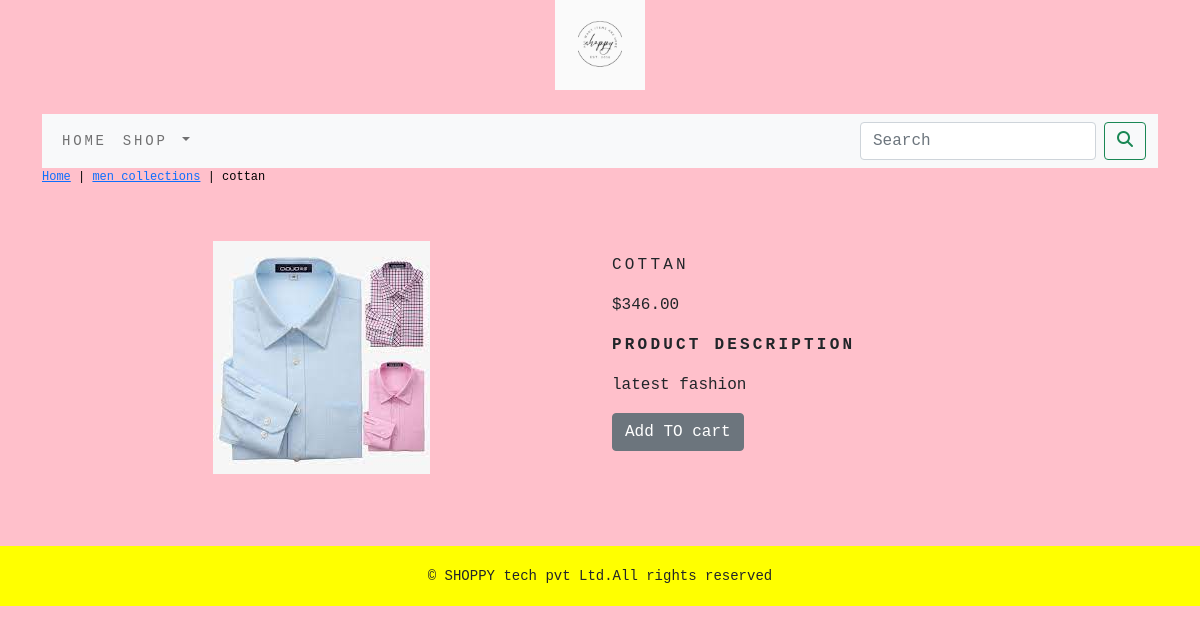
/shoppingapp/men-collections/cottan/, run on the app's committed database.
### shoppingapp/models.py (models this page shows, shortened)
class product(models.Model):
    name=models.CharField(max_length=250,unique=True)
    slug=models.SlugField(max_length=250,unique=True)
    description=models.TextField(blank=True)
    price=models.DecimalField(max_digits=10,decimal_places=2)
    category=models.ForeignKey(category,on_delete=models.CASCADE)
    image=models.ImageField(upload_to='product',blank=True)
    stock=models.IntegerField()
    available=models.BooleanField(default=True)
    created=models.DateTimeField(auto_now_add=True)
    updated=models.DateTimeField(auto_now=True)
    class Meta:
        ordering = ('name',)
        verbose_name = 'product'
        verbose_name_plural = 'products'

class category(models.Model):
    name=models.CharField(max_length=250,unique=True)
    slug=models.SlugField(max_length=250,unique=True)
    description=models.TextField(blank=True)
    image=models.ImageField(upload_to='category',blank=True)
    class Meta:
        ordering=('name',)
        verbose_name='category'
        verbose_name_plural='categories'
    def get_url(self):
        return reverse('shoppingapp:product_by_category',args=[self.slug])
    def __str__(self):
        return '{}'.format(self.name)

### shoppingapp/views.py (the view)
# urls.py: path('<slug:c_slug>/<slug:product_slug>/', views.proDetail, name='prodcatdetail'),
def proDetail(request,c_slug,product_slug):
    try:
        products=product.objects.get(category__slug=c_slug,slug=product_slug)
    except Exception as e:
        raise e
    return render(request,'product.html',{'product':products})

### cart/context_processors.py (called while the page is built)
def counter(request):
    item_count=0
    if 'admin' in request.path:
        return {}
    else:
        try:
            cart=Cart.objects.filter(cart_id=_cart_id(request))
            car_items=cartItem.objects.all().filter(cart=cart[:1])
            for cart_item in car_items:
                item_count += cart_item.quantity
        except Cart.DoesNotExist:
            item_count= 0
    return dict(item_count=item_count)

### cart/views.py (called while the page is built)
def _cart_id(request):
    cart=request.session.session_key
    if not cart:
        cart=request.session.create()
    return cart

### shoppingapp/context_processors.py (called while the page is built)
def menu_links(request):
    links=category.objects.all()
    return dict(links=links)

### templates/product.html (shortened to what this page needs)
{% extends 'base.html' %}
{% load static %}
{% block content %}
<div class="row my_prod_row_class">
   <div class="mx_auto">
      <p> <a href="{% url 'shoppingapp:allprodcat' %}">Home</a> | <a href="{{product.category.get_url}}">{{product.category}}</a> | {{product.name}} </p>
   </div>
</div>
<div class="container">
<br>
<div class="row">
   <div class="col-12 col-sm-12 col-md-12 col-lg-6 text-center">
      <div style="min-width:18rem">
         <img style="width:180;height:180;" src="{{product.image.url}}" alt="{{product.name}}">
      </div>
   </div>
      <div class="col-12 col-sm-12 col-md-12 col-lg-6">
         <div>
         <h1 class="my_prod_title">{{product.name}}</h1>
         <p>${{product.price}}</p>
         <p class="my_title"><b>product description</b></p>
         <p class="text-justify my_prod_text">{{product.description}}</p>
         {% if product.stock <= 0 %}
         <p class="text-justify my_prod_text"><b>Out of Stock</b></p>
         {% else %}
         <a  class="btn btn-secondary" href="{% url 'cart:add_cart' product.id %}">Add TO cart</a>
         {% endif %}
      </div>
   </div>
   </div>
</div>
   </div>
{% endblock %}

### static/css/custom.css (style rules this page uses)
body { font-family: 'Inconsolata', monospace; }
.my_title { font-size:16px; text-transform:uppercase; letter-spacing: .2em; }
.my_prod_row_class { padding-top::15px; padding-bottom:15px; }
.my_prod_row_class .mx_auto { color:#000; font-size:12px; text-decoration:none; }
.my_prod_title { font-size:16px; text-transform:uppercase; letter-spacing:.2em; padding-top:15px; padding-bottom:10px; }
.my_prod_text { padding-right:20px; }

### data on the page
product: category "men collections", name "cottan", image (picture), name "COTTAN", price "346.00", description "latest fashion"
